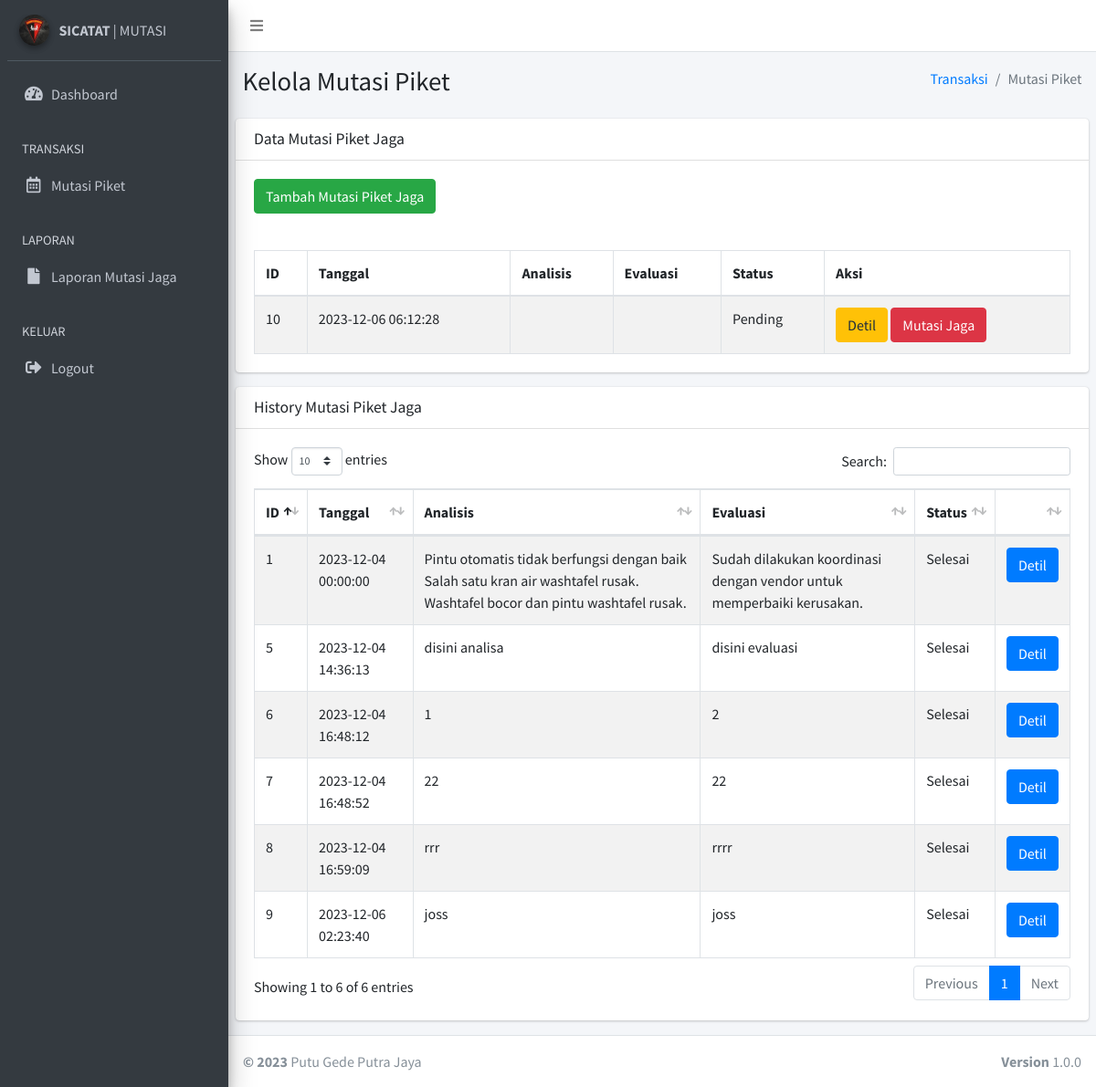
Page /trx_mutasijaga.php (signed in) on the committed database.
### tables this page shows
CREATE TABLE `tb_mutasi_jaga` (
  `id_mutasi_jaga` int NOT NULL AUTO_INCREMENT,
  `id_user` int DEFAULT NULL,
  `tgl_mutasi` datetime DEFAULT NULL,
  `analisis` text,
  `evaluasi` text,
  `status_mutasi` smallint DEFAULT NULL,
  PRIMARY KEY (`id_mutasi_jaga`)
);

### trx_mutasijaga.php (the view, shortened to what this page needs)
<?php
    include "koneksi.php";
      $level = $_SESSION['level'];
?>
<!DOCTYPE html>
<html>
<head>
  <link rel="stylesheet" href="plugins/fontawesome-free/css/all.min.css">
  <link rel="stylesheet" href="https://code.ionicframework.com/ionicons/2.0.1/css/ionicons.min.css">
  <link rel="stylesheet" href="plugins/datatables-bs4/css/dataTables.bootstrap4.css">
  <link rel="stylesheet" href="dist/css/adminlte.min.css">
</head>
<body class="hold-transition sidebar-mini">
<div class="wrapper">
  <nav class="main-header navbar navbar-expand navbar-white navbar-light">
    <ul class="navbar-nav">
      <li class="nav-item">
        <a class="nav-link" data-widget="pushmenu" href="#"><i class="fas fa-bars"></i></a>
      </li>
    </ul>
  </nav>
  <aside class="main-sidebar sidebar-dark-primary elevation-4">
    <div class="sidebar">
      <div class="user-panel mt-3 pb-3 mb-3 d-flex">
        <div class="image">
        <img src="dist/img/korps.jpeg" class="img-circle elevation-2" alt="User Image">
        </div>
        <div class="info">
        <a href="#" class="d-block"><strong>SICATAT</strong> | MUTASI</a>
        </div>
      </div>
       <nav class="mt-2">
        <ul class="nav nav-pills nav-sidebar flex-column" data-widget="treeview" role="menu" data-accordion="false">
          <li class="nav-item">
            <a href="dashboard.php" class="nav-link">
              <i class="nav-icon fas fa-tachometer-alt"></i>
              <p>
                Dashboard
              </p>
            </a>
          </li>
          <?php
          if ($level == "admin") {
            ?>
         <li class="nav-item has-treeview">
            <a href="#" class="nav-link">
              <i class="nav-icon fas fa-table"></i>
              <p>
                Data Master
                <i class="fas fa-angle-left right"></i>
              </p>
            </a>
            <ul class="nav nav-treeview">
              <li class="nav-item">
                <a href="user.php" class="nav-link">
                  <i class="far fa-circle nav-icon"></i>
                  <p>Data User</p>
                </a>
              </li>
              <li class="nav-item">
                <a href="personil.php" class="nav-link">
                  <i class="far fa-circle nav-icon"></i>
                  <p>Data Personil</p>
                </a>
              </li>
              <li class="nav-item">
                <a href="barang.php" class="nav-link">
                  <i class="far fa-circle nav-icon"></i>
                  <p>Data Barang</p>
                </a>
              </li>
              <li class="nav-item">
                <a href="pj.php" class="nav-link">
                  <i class="far fa-circle nav-icon"></i>
                  <p>Penanggung Jawab</p>
                </a>
              </li>
            </ul>
          </li>
          <li class="nav-header">TRANSAKSI</li>
          <li class="nav-item">
            <a href="trx_mutasijaga.php" class="nav-link active">
              <i class="nav-icon far fa-calendar-alt"></i>
              <p>
                Mutasi Piket
              </p>
            </a>
          </li>
          <?php
            } else {
              ?>
               <li class="nav-header">TRANSAKSI</li>
          <li class="nav-item">
            <a href="trx_mutasijaga.php" class="nav-link">
              <i class="nav-icon far fa-calendar-alt"></i>
              <p>
                Mutasi Piket
              </p>
            </a>
          </li>
              <?php
            }
            ?>
          <li class="nav-header">LAPORAN</li>
          <li class="nav-item">
            <a href="laporan.php" class="nav-link">
              <i class="nav-icon fas fa-file"></i>
              <p>Laporan Mutasi Jaga</p>
            </a>
          </li>
          <li class="nav-header">KELUAR</li>
          <li class="nav-item">
            <a href="./action/logout.php" class="nav-link">
              <i class="nav-icon fas fa-sign-out-alt"></i>
              <p>Logout</p>
            </a>
          </li>
        </ul>
      </nav>
    </div>
  </aside>
  <div class="content-wrapper">
    <section class="content-header">
      <div class="container-fluid">
        <div class="row mb-2">
          <div class="col-sm-6">
            <h1>Kelola Mutasi Piket</h1>
          </div>
          <div class="col-sm-6">
            <ol class="breadcrumb float-sm-right">
              <li class="breadcrumb-item"><a href="#">Transaksi</a></li>
              <li class="breadcrumb-item active">Mutasi Piket</li>
            </ol>
          </div>
        </div>
      </div>
    </section>
    <section class="content">
      <div class="row">
        <div class="col-12">
          <div class="card">
            <div class="card-header">
              <h3 class="card-title">Data Mutasi Piket Jaga</h3>
            </div>
            <div class="card-body">
              <div class="button-table">
                <a href="#" type="button" class="btn btn-success btn-md" data-toggle="modal" data-target="#myModal">Tambah Mutasi Piket Jaga</a>
              </div>
            </div>
            <div class="card-body">
          <?php
          $query = mysqli_query($conn,"SELECT * from tb_mutasi_jaga WHERE status_mutasi='0'");
          while ($data = mysqli_fetch_assoc($query))
          {
          ?>
              <table class="table table-bordered table-striped">
                <thead>
                <tr>
                  <th>ID</th>
                  <th>Tanggal</th>
                  <th>Analisis</th>
                  <th>Evaluasi</th>
                  <th>Status</th>
                  <th>Aksi</th>
                </tr>
                </thead>
                <tbody>
            <tr>
              <td><?php echo $data['id_mutasi_jaga']; ?></td>
              <td><?php echo $data['tgl_mutasi']; ?></td>
              <td><?php echo $data['analisis']; ?></td>
              <td><?php echo $data['evaluasi']; ?></td>
                <?php
                  if ($data['status_mutasi']==1){
                    echo "<td>Selesai</td>";
                  }else{
                    echo "<td>Pending</td>";
                  }
                ?>
              <td>
                <a href="detil_mutasijaga.php?id=<?php echo $data['id_mutasi_jaga'];?>" type="button" class="btn btn-md btn-warning">Detil</a>
                <a href="#" type="button" class="btn btn-danger btn-md" data-toggle="modal" data-target="#myModal<?php echo $data['id_mutasi_jaga']; ?>">Mutasi Jaga</a>
              </td>
            </tr>
          <?php
          }
          ?>
        </tbody>
              </table>
            </div>
          </div>
        </div>
      </div>
      <div class="row">
        <div class="col-12">
          <div class="card">
            <div class="card-header">
              <h3 class="card-title">History Mutasi Piket Jaga</h3>
            </div>
            <div class="card-body">
              <table id="example1" class="table table-bordered table-striped">
                <thead>
                <tr>
                  <th>ID</th>
                  <th>Tanggal</th>
                  <th>Analisis</th>
                  <th>Evaluasi</th>
                  <th>Status</th>
                  <th></th>
                </tr>
                </thead>
                <tbody>
          <?php
          $query = mysqli_query($conn,"SELECT * from tb_mutasi_jaga WHERE status_mutasi='1'");
          while ($data = mysqli_fetch_assoc($query))
          {
          ?>
            <tr>
              <td><?php echo $data['id_mutasi_jaga']; ?></td>
              <td><?php echo $data['tgl_mutasi']; ?></td>
              <td><?php echo $data['analisis']; ?></td>
              <td><?php echo $data['evaluasi']; ?></td>
                <?php
                  if ($data['status_mutasi']==1){
                    echo "<td>Selesai</td>";
                  }
                ?>
              <td>
                  <a href="history_mutasijaga.php?id=<?php echo $data['id_mutasi_jaga'];?>" type="button" class="btn btn-md btn-primary">Detil</a>
              </td>
            </tr>
          <?php
          }
          ?>
        </tbody>
              </table>
            </div>
          </div>
        </div>
      </div>
    </section>
  </div>
  <footer class="main-footer">
    <div class="float-right d-none d-sm-block">
      <b>Version</b> 1.0.0
    </div>
    <strong>&copy; 2023</strong> Putu Gede Putra Jaya
  </footer>
</div>
</body>
</html>

### rows in the picture
tb_mutasi_jaga: id_mutasi_jaga "10", tgl_mutasi "2023-12-06 06:12:28", status_mutasi "Pending"
tb_mutasi_jaga: id_mutasi_jaga "1", tgl_mutasi "2023-12-04 00:00:00", analisis "Pintu otomatis tidak berfungsi dengan baik Salah satu kran air washtafel rusak. Washtafel bocor dan pintu washtafel rusak.", evaluasi "Sudah dilakukan koordinasi dengan vendor untuk memperbaiki kerusakan.", status_mutasi "Selesai"
tb_mutasi_jaga: id_mutasi_jaga "5", tgl_mutasi "2023-12-04 14:36:13", analisis "disini analisa", evaluasi "disini evaluasi", status_mutasi "Selesai"
tb_mutasi_jaga: id_mutasi_jaga "6", tgl_mutasi "2023-12-04 16:48:12", analisis "1", evaluasi "2", status_mutasi "Selesai"
tb_mutasi_jaga: id_mutasi_jaga "7", tgl_mutasi "2023-12-04 16:48:52", analisis "22", evaluasi "22", status_mutasi "Selesai"
tb_mutasi_jaga: id_mutasi_jaga "8", tgl_mutasi "2023-12-04 16:59:09", analisis "rrr", evaluasi "rrrr", status_mutasi "Selesai"
tb_mutasi_jaga: id_mutasi_jaga "9", tgl_mutasi "2023-12-06 02:23:40", analisis "joss", evaluasi "joss", status_mutasi "Selesai"
